Frame 1 (no input): blank canvas, image omitted
Frame 60 (the mouse pressed at the canvas centre just before this capture): blank canvas, image omitted
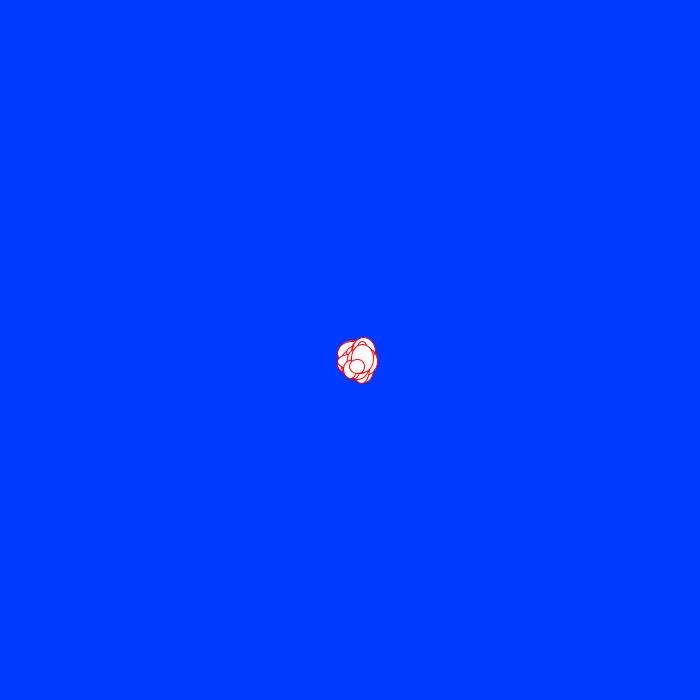
Frame 120 (the mouse held since frame 60 and released just before this capture)

The Processing sketch whose frames 1 and 60 were blank and that drew this single picture after the mouse press (run headless with seeded random() and noise(); from frame 60 on, the mouse is pressed at the canvas centre):

// Processing sketch: processing_38776
// ── processing_38776.pde

void setup() { 
  size(700,700);
  background(#0039FF);
  stroke(#FF0000);
}

void draw(){
   if(mousePressed){

  ellipse(mouseX+random(15),mouseY+random(20), 10+ random(20), 10+ random(20));
 }
}
